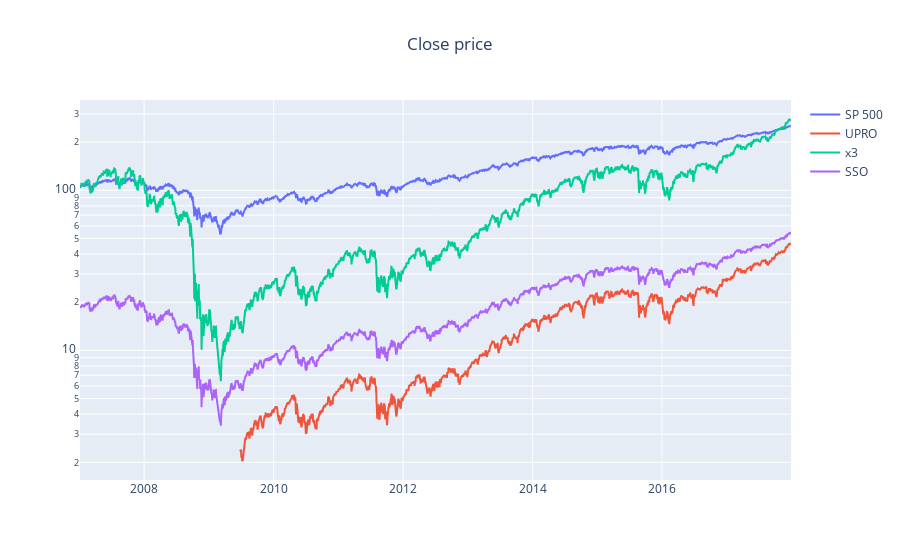

The notebook cell saved with this chart:
### Code cell
fig = go.Figure(layout_title_text="Close price", layout_title_x=0.5)

fig.add_scatter(x=SP.index, y=SP['Close'], mode="lines", name="SP 500")
fig.add_scatter(x=UPRO.index, y=UPRO['Close'], mode="lines", name="UPRO")
fig.add_scatter(x=x3.index, y=x3['Close'], mode="lines", name="x3")
fig.add_scatter(x=SSO.index, y=SSO['Close'], mode="lines", name="SSO")


fig.update_yaxes(type="log")

fig.show()


#fig = px.line(SP, x=SP.index, y=SP['Close'], title='SPY')

#fig.add_scatter(x=SP.index, y=SP['Close'], mode="lines", name="SP 500")
#fig.add_scatter(x=UPRO.index, y=UPRO['Close'], mode="lines", name="UPRO")
#fig.add_scatter(x=x3.index, y=x3['Close'], mode="lines", name="x3")
#fig.show()

#fig = SP500[['Close', 'x2', 'UPRO']].plot()
#fig.update_layout(yaxis= { 'tickformat': ',.0%'}, hovermode='closest', legend_orientation="h")
#fig = SP500.line(df, x="Date", y=[Close, x2], color='Leverage')
#fig.show()

### Figure 1 — Plotly figure (JSON) as saved in the notebook; plotly's stock layout.template omitted (floating-point values rounded to 4 significant figures; data arrays with more than 128 entries replaced by an {"elided": "..."} marker saying what was removed)
{"data": [{"mode": "lines", "name": "SP 500", "type": "scatter", "x": {"elided": "2768 str values"}, "y": {"elided": "2768 float values"}}, {"mode": "lines", "name": "UPRO", "type": "scatter", "x": {"elided": "2144 str values"}, "y": {"elided": "2144 float values"}}, {"mode": "lines", "name": "x3", "type": "scatter", "x": {"elided": "2768 str values"}, "y": {"elided": "2768 float values"}}, {"mode": "lines", "name": "SSO", "type": "scatter", "x": {"elided": "2768 str values"}, "y": {"elided": "2768 float values"}}], "layout": {"title": {"text": "Close price", "x": 0.5}, "yaxis": {"type": "log"}}}
